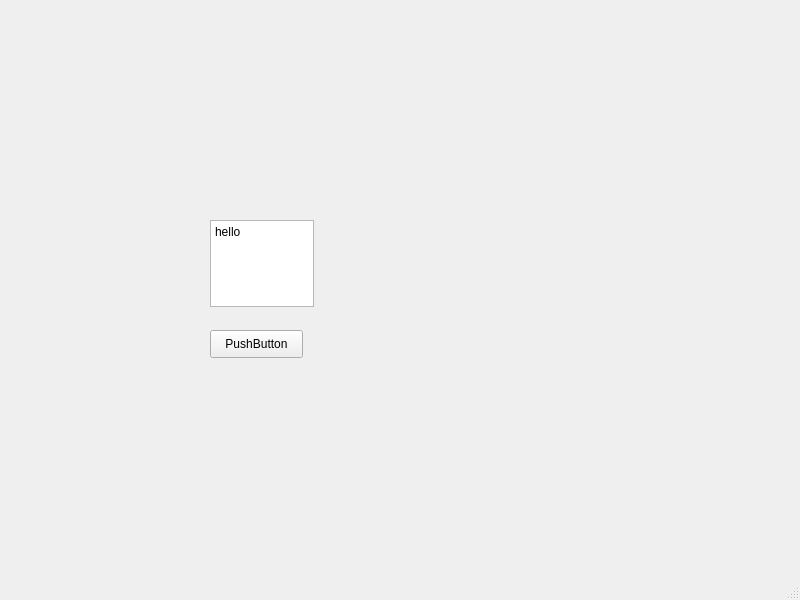
<?xml version="1.0" encoding="UTF-8"?>
<ui version="4.0">
 <class>MainWindow</class>
 <widget class="QMainWindow" name="MainWindow">
  <property name="geometry">
   <rect>
    <x>0</x>
    <y>0</y>
    <width>800</width>
    <height>600</height>
   </rect>
  </property>
  <property name="windowTitle">
   <string>MainWindow</string>
  </property>
  <widget class="QWidget" name="centralwidget">
   <widget class="QWidget" name="gridLayoutWidget">
    <property name="geometry">
     <rect>
      <x>220</x>
      <y>110</y>
      <width>160</width>
      <height>80</height>
     </rect>
    </property>
    <layout class="QGridLayout" name="gridLayout"/>
   </widget>
   <widget class="QPushButton" name="pushButton">
    <property name="geometry">
     <rect>
      <x>210</x>
      <y>330</y>
      <width>93</width>
      <height>28</height>
     </rect>
    </property>
    <property name="text">
     <string>PushButton</string>
    </property>
   </widget>
   <widget class="QTextEdit" name="textEdit">
    <property name="geometry">
     <rect>
      <x>210</x>
      <y>220</y>
      <width>104</width>
      <height>87</height>
     </rect>
    </property>
    <property name="html">
     <string>&lt;!DOCTYPE HTML PUBLIC &quot;-//W3C//DTD HTML 4.0//EN&quot; &quot;http://www.w3.org/TR/REC-html40/strict.dtd&quot;&gt;
&lt;html&gt;&lt;head&gt;&lt;meta name=&quot;qrichtext&quot; content=&quot;1&quot; /&gt;&lt;style type=&quot;text/css&quot;&gt;
p, li { white-space: pre-wrap; }
&lt;/style&gt;&lt;/head&gt;&lt;body style=&quot; font-family:'SimSun'; font-size:9pt; font-weight:400; font-style:normal;&quot;&gt;
&lt;p style=&quot; margin-top:0px; margin-bottom:0px; margin-left:0px; margin-right:0px; -qt-block-indent:0; text-indent:0px;&quot;&gt;hello&lt;/p&gt;
&lt;p style=&quot;-qt-paragraph-type:empty; margin-top:0px; margin-bottom:0px; margin-left:0px; margin-right:0px; -qt-block-indent:0; text-indent:0px;&quot;&gt;&lt;br /&gt;&lt;/p&gt;&lt;/body&gt;&lt;/html&gt;</string>
    </property>
   </widget>
  </widget>
  <widget class="QMenuBar" name="menubar">
   <property name="geometry">
    <rect>
     <x>0</x>
     <y>0</y>
     <width>800</width>
     <height>26</height>
    </rect>
   </property>
  </widget>
  <widget class="QStatusBar" name="statusbar"/>
 </widget>
 <resources/>
 <connections/>
</ui>
